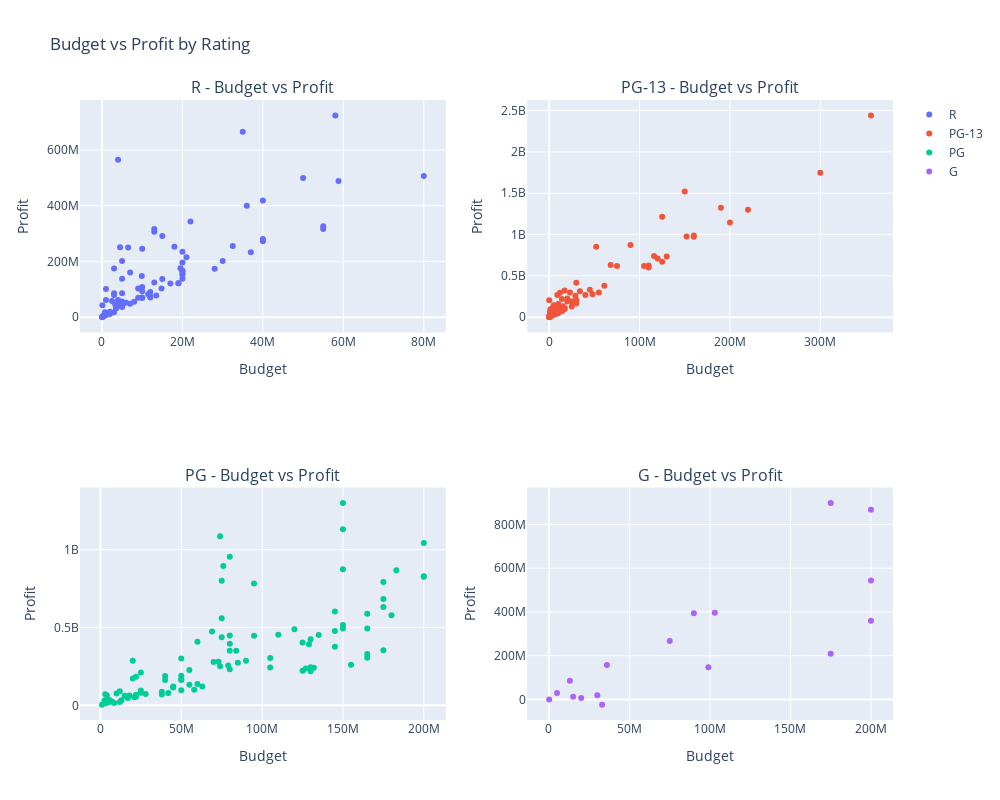

Source (notebook cell):
### Code cell
r_rating = top_100[top_100['rating'] == 'R'].head(100)
pg13_rating = top_100[top_100['rating'] == 'PG-13'].head(100)
pg_rating = top_100[top_100['rating'] == 'PG'].head(100)
g_rating = top_100[top_100['rating'] == 'G'].head(100)

fig = make_subplots(
    rows=2, cols=2,
    subplot_titles=('R - Budget vs Profit', 'PG-13 - Budget vs Profit', 'PG - Budget vs Profit',
                    'G - Budget vs Profit'))

fig.add_trace(go.Scatter(x=r_rating['budget'], y=r_rating['Profit'], 
                         mode='markers', name='R', hovertext=r_rating['title']), 
                         row=1, col=1)

fig.add_trace(go.Scatter(x=pg13_rating['budget'], y=pg13_rating['Profit'], 
                         mode='markers', name='PG-13', hovertext=pg13_rating['title']), 
                         row=1, col=2)

fig.add_trace(go.Scatter(x=pg_rating['budget'], y=pg_rating['Profit'], 
                         mode='markers', name='PG', hovertext=pg_rating['title']), 
                         row=2, col=1)

fig.add_trace(go.Scatter(x=g_rating['budget'], y=g_rating['Profit'], 
                         mode='markers', name='G', hovertext=g_rating['title']), 
                         row=2, col=2)

fig.update_xaxes(title_text="Budget", row=1, col=1)
fig.update_xaxes(title_text="Budget", row=1, col=2)
fig.update_xaxes(title_text="Budget", row=2, col=1)
fig.update_xaxes(title_text="Budget", row=2, col=2)

fig.update_yaxes(title_text="Profit", row=1, col=1)
fig.update_yaxes(title_text="Profit", row=1, col=2)
fig.update_yaxes(title_text="Profit", row=2, col=1)
fig.update_yaxes(title_text="Profit", row=2, col=2)

fig.update_layout(height=800, width=1000,
                  title_text="Budget vs Profit by Rating")

fig.show()

### Figure 1 — Plotly figure (JSON) as saved in the notebook; plotly's stock layout.template omitted (floating-point values rounded to 4 significant figures)
{"data": [{"hovertext": ["The Gallows", "Fifty Shades of Grey", "The Devil Inside", "Unfriended", "Paranormal Activity 2", "Get Out", "Paranormal Activity 3", "Annabelle", "The Purge", "Paranormal Activity 4", "Sinister", "Black Swan", "Halloween", "Your Sister's Sister", "Dope", "The Conjuring", "A Haunted House", "Magic Mike", "Annabelle: Creation", "It", "A Ghost Story", "Paranormal Activity: The Marked Ones", "The Nun", "Moonlight", "Unfriended: Dark Web", "Sleight", "Don't Breathe", "Neighbors", "Whiplash", "Hello, My Name Is Doris", "Deadpool", "The Boy Next Door", "Us", "The Purge: Anarchy", "Ma", "Boyhood", "A Star Is Born", "Grandma", "The Purge: Election Year", "The Gift", "The Witch", "Lucy", "The Big Sick", "Silver Linings Playbook", "Dallas Buyers Club", "Ted", "No Escape", "It Follows", "Bad Teacher", "The Sessions", "The First Purge", "Call Me by Your Name", "Jigsaw", "Bellflower", "Monsters", "Meet the Blacks", "Jackass Presents: Bad Grandpa", "The Shape of Water", "The Kids Are All Right", "Buried", "Ready or Not", "Unsane", "12 Years a Slave", "American Sniper", "Bad Moms", "Blair Witch", "Oculus", "Bridesmaids", "The Descendants", "Manchester by the Sea", "Jackass 3D", "Project X", "As Above, So Below", "I Am Not Your Negro", "Silent House", "Dirty Grandpa", "Let's Be Cops", "Tangerine", "The Conjuring 2", "Hereditary", "Magic Mike XXL", "Begin Again", "End of Watch", "Hustlers", "Paranormal Activity: The Ghost Dimension", "Resident Evil: The Final Chapter", "Annabelle Comes Home", "Sausage Party", "Girls Trip", "The Hangover Part II", "We're the Millers", "About Time", "Straight Outta Compton", "K-12", "Before Midnight", "Fifty Shades Darker", "Act of Valor", "Winter's Bone", "Crawl", "Fifty Shades Freed"], "mode": "markers", "name": "R", "type": "scatter", "x": [100000, 4000000, 1000000, 1000000, 3000000, 4500000, 5000000, 6500000, 3000000, 5000000, 3000000, 13000000, 10000000, 125000, 700000, 13000000, 2500000, 7000000, 15000000, 35000000, 100000, 5000000, 22000000, 4000000, 1000000, 250000, 9900000, 18000000, 3300000, 1000000, 58000000, 4000000, 20000000, 9000000, 5000000, 4000000, 36000000, 600000, 10000000, 5000000, 3500000, 40000000, 5000000, 21000000, 5000000, 50000000, 5000000, 2000000, 20000000, 1000000, 13000000, 4000000, 10000000, 17000, 500000, 900000, 15000000, 19500000, 3500000, 1987650, 6000000, 1500000, 20000000, 58800000, 20000000, 5000000, 5000000, 32500000, 20000000, 9000000, 20000000, 12000000, 5000000, 1000000, 2000000, 11500000, 17000000, 100000, 40000000, 10000000, 14800000, 8000000, 7000000, 20000000, 10000000, 40000000, 30000000, 19000000, 19000000, 80000000, 37000000, 12000000, 28000000, 50000, 3000000, 55000000, 12000000, 2000000, 13500000, 55000000], "xaxis": "x", "y": [42864410, 565651467, 100758490, 61882090, 174512032, 250907969, 202039844, 250547661, 86328627, 137802657, 79515113, 316398046, 245485178, 3117802, 17286781, 306494638, 57659584, 160739368, 291515884, 665381748, 1851683, 85894962, 343550119, 61336603, 15024987, 3739705, 147930487, 252665134, 45682041, 13659448, 724612155, 48425855, 235184580, 102928365, 56105672, 44137666, 400188866, 6605073, 108587880, 53978653, 36923945, 418863600, 51411585, 215412453, 50736588, 499368315, 49418872, 19528593, 196197492, 9656155, 124056262, 37887595, 92952888, 155935, 4560438, 8197072, 136826547, 175833312, 31205850, 17452114, 51615777, 12793601, 167733202, 488626372, 163936074, 40173154, 39446287, 255883523, 157243185, 69988148, 151685792, 90731865, 36898409, 7345298, 14527747, 82573028, 121224951, 714868, 280392818, 70200936, 103013057, 55464861, 48078146, 137563598, 68903124, 272242626, 201252591, 121705322, 121552359, 506764305, 232994119, 75100449, 173634991, 309377, 17994648, 326545846, 70497035, 11796834, 78042097, 316985018], "yaxis": "y"}, {"hovertext": ["Arrival", "Catfish", "The Quiet Ones", "Snow Flower and the Secret Fan", "Searching", "Insidious", "The Woman in Black 2: Angel of Death", "The Last Exorcism", "Courageous", "Split", "Lights Out", "Truth or Dare", "Happy Death Day", "The Fault in Our Stars", "Ouija", "A Quiet Place", "The Visit", "Another Earth", "Bohemian Rhapsody", "Escape Room", "The Imitation Game", "Insidious: The Last Key", "Like Crazy", "La La Land", "Green Book", "The Best Exotic Marigold Hotel", "Life in a Day", "Winchester", "Glass", "The Grace Card", "Beasts of the Southern Wild", "The Lazarus Effect", "Lion", "47 Meters Down", "Insidious: Chapter 3", "Jurassic World", "Harry Potter and the Deathly Hallows: Part 2", "Jumanji: Welcome to the Jungle", "Me Before You", "Book Club", "The Twilight Saga: Eclipse", "The Maze Runner", "Pitch Perfect 2", "Mama", "Easy A", "The Hunger Games", "Ouija: Origin of Evil", "Hunt for the Wilderpeople", "Still Alice", "The Iron Lady", "The Artist", "The Help", "Chronicle", "Philomena", "Taken 2", "The Theory of Everything", "Furious 7", "Think Like a Man", "Dark Skies", "Crazy Rich Asians", "Avengers: Endgame", "Knives Out", "Loving Vincent", "The Woman in Black", "Overboard", "Countdown", "Captain Marvel", "Venom", "10 Cloverfield Lane", "Les Misérables", "Aquaman", "Happy Death Day 2U", "Love & Friendship", "Paper Towns", "Spider-Man: Far from Home", "If I Stay", "The Shallows", "The Avengers", "Lowriders", "The Twilight Saga: Breaking Dawn - Part 2", "Gravity", "Avengers: Infinity War", "Taken 3", "Pitch Perfect", "Black Panther", "Skyline", "Deadpool 2", "The Hunger Games: Catching Fire", "The Vow", "The Twilight Saga: Breaking Dawn - Part 1", "Jojo Rabbit", "The Boy", "Murder on the Orient Express", "House at the End of the Street", "Jumanji: The Next Level", "Devil", "Everything, Everything", "Ride Along", "Gifted", "The Possession"], "mode": "markers", "name": "PG-13", "type": "scatter", "x": [10000, 30000, 200000, 134005, 1000000, 1500000, 1000000, 1800000, 1000000, 9000000, 4900000, 3500000, 4800000, 12000000, 5000000, 17000000, 5000000, 100000, 52000000, 9000000, 14000000, 10000000, 250000, 30000000, 23000000, 10000000, 45202, 3500000, 20000000, 200000, 1800000, 3300000, 12000000, 5500000, 10000000, 150000000, 125000000, 90000000, 20000000, 10000000, 68000000, 34000000, 29000000, 15000000, 8000000, 75000000, 9000000, 2500000, 5000000, 13000000, 15000000, 25000000, 15000000, 12000000, 45000000, 15000000, 190000000, 12000000, 3500000, 30000000, 356000000, 40000000, 5500000, 17000000, 12000000, 6500000, 152000000, 116000000, 15000000, 61000000, 160000000, 9000000, 3000000, 12000000, 160000000, 11000000, 17000000, 220000000, 916000, 120000000, 105000000, 300000000, 48000000, 17000000, 200000000, 10000000, 110000000, 130000000, 30000000, 110000000, 14000000, 10000000, 55000000, 6900000, 125000000, 10000000, 10000000, 25000000, 7000000, 14000000], "xaxis": "x2", "y": [203378186, 3503711, 17635162, 11214200, 74462037, 98057032, 47854305, 67632527, 34185884, 269454358, 143968835, 91830493, 120679266, 295166834, 98590271, 323939361, 93450062, 1838783, 851655259, 146712077, 219555708, 157885588, 3481489, 416486224, 298752656, 126836156, 561967, 40519588, 226999039, 2230735, 19307746, 35056892, 128312928, 56687529, 102983889, 1520400637, 1216511219, 872077546, 188314186, 94438188, 630491347, 314319861, 258144079, 131428180, 67026216, 619394724, 72705746, 20019390, 39779195, 102890699, 118432856, 191639112, 111636097, 88129872, 331141306, 108726688, 1325047671, 84070507, 24358103, 208532921, 2441800564, 269232797, 36687665, 111955898, 79244913, 41521766, 976274794, 740085151, 95216998, 380809770, 988461807, 55600152, 18401949, 73512300, 971927996, 67274843, 102100758, 1298812988, 5396033, 709746820, 618192705, 1748359754, 278479141, 98350426, 1146913161, 56984887, 624546611, 735011746, 166114570, 602205856, 76335025, 54188367, 297789811, 37387131, 671575993, 52695489, 51621140, 129468902, 36046590, 71446075], "yaxis": "y2"}, {"hovertext": ["War Room", "A Beautiful Day in the Neighborhood", "Minions", "Wonder", "2016: Obama's America", "Despicable Me 3", "Despicable Me 2", "The Secret Life of Pets", "Frozen II", "Downton Abbey", "Hidden Figures", "A Dog's Purpose", "Ice Age: Continental Drift", "The Second Best Exotic Marigold Hotel", "Frozen", "Heaven Is for Real", "Sing", "Despicable Me", "The Lego Movie", "Show Dogs", "Peter Rabbit", "The Grinch", "Zootopia", "Hotel Transylvania 3: Summer Vacation", "Incredibles 2", "Hotel Transylvania 2", "Aladdin", "Cinderella", "Paddington 2", "The Jungle Book", "An Inconvenient Sequel: Truth to Power", "The Secret Life of Pets 2", "The Greatest Showman", "Finding Dory", "Madagascar 3: Europe's Most Wanted", "Paddington", "Alice in Wonderland", "The Smurfs", "The Addams Family", "Diary of a Wimpy Kid", "Life of Pi", "The Lorax", "God's Not Dead 2", "Inside Out", "The Angry Birds Movie", "Parental Guidance", "Planes", "Forever My Girl", "Miracles from Heaven", "Coco", "Shrek Forever After", "A Dog's Way Home", "Kung Fu Panda 2", "The SpongeBob Movie: Sponge Out of Water", "Norm of the North", "The Emoji Movie", "The Croods", "How to Train Your Dragon 2", "Moana", "Puss in Boots", "Shaun the Sheep Movie", "Into the Woods", "Journey 2: The Mysterious Island", "The Boss Baby", "Hotel Transylvania", "Maleficent", "Spider-Man: Into the Spider-Verse", "The Hundred-Foot Journey", "How to Train Your Dragon: The Hidden World", "Big Hero 6", "The Lego Batman Movie", "Ice Age: Collision Course", "God's Not Dead", "The Muppets", "Alexander and the Terrible, Horrible, No Good, Very Bad Day", "Kung Fu Panda 3", "Johnny English Reborn", "Earth to Echo", "Diary of a Wimpy Kid: Dog Days", "Diary of a Wimpy Kid: Rodrick Rules", "Mr. Popper's Penguins", "The Smurfs 2", "Captain Underpants: The First Epic Movie", "Smurfs: The Lost Village", "Ralph Breaks the Internet", "How to Train Your Dragon", "Planes: Fire & Rescue", "Hop", "The Nut Job", "The Adventures of Tintin", "Night at the Museum: Secret of the Tomb", "Wreck-It Ralph", "Penguins of Madagascar", "Paul Blart: Mall Cop 2", "Trolls", "Middle School: The Worst Years of My Life", "Goosebumps", "Katy Perry: Part of Me", "Mary Poppins Returns", "The Chronicles of Narnia: The Voyage of the Dawn Treader"], "mode": "markers", "name": "PG", "type": "scatter", "x": [3000000, 4000000, 74000000, 20000000, 2500000, 80000000, 76000000, 75000000, 150000000, 20000000, 25000000, 22000000, 95000000, 10000000, 150000000, 12000000, 75000000, 69000000, 60000000, 5500000, 50000000, 75000000, 150000000, 80000000, 200000000, 80000000, 183000000, 95000000, 40000000, 175000000, 1000000, 80000000, 84000000, 200000000, 145000000, 55000000, 200000000, 110000000, 40000000, 15000000, 120000000, 70000000, 5000000, 175000000, 73000000, 25000000, 50000000, 3500000, 16000000, 175000000, 165000000, 18000000, 150000000, 74000000, 7000000, 50000000, 135000000, 145000000, 150000000, 130000000, 25000000, 50000000, 79000000, 125000000, 85000000, 180000000, 90000000, 22000000, 129000000, 165000000, 80000000, 105000000, 17000000, 45000000, 28000000, 145000000, 45000000, 13000000, 22000000, 21000000, 55000000, 105000000, 38000000, 60000000, 175000000, 165000000, 50000000, 63000000, 42000000, 130000000, 127000000, 165000000, 132000000, 38000000, 125000000, 8500000, 58000000, 12000000, 130000000, 155000000], "xaxis": "x3", "y": [70267874, 63760877, 1085398397, 285937718, 30949086, 954799409, 894766005, 800457937, 1300026933, 172949437, 210956898, 183035819, 782244782, 75978266, 1130802282, 89888019, 559151679, 474113985, 408060692, 33656854, 301266433, 436595957, 873784195, 448583774, 1042805359, 394800000, 867693953, 447351353, 187978523, 791550600, 4433926, 350051293, 350993183, 828570889, 601921274, 227370135, 825467110, 453749323, 163044905, 61196538, 489016565, 278840316, 19487848, 682611174, 279333929, 94772232, 189258712, 12876066, 57983003, 632082196, 587600867, 62708134, 515692281, 251186032, 23734502, 167776646, 452204668, 476537519, 493331111, 424987477, 81209378, 162902372, 256260290, 402965936, 273375603, 578410378, 285540831, 67514453, 392799505, 492827828, 231950384, 303579038, 47667874, 120184237, 72654149, 376170825, 115078586, 32681062, 55229695, 51526996, 132361754, 242545360, 87427681, 137183546, 354323962, 329878759, 96965787, 120953723, 78885527, 243993951, 236204635, 306222889, 241515621, 69588225, 221864462, 14816139, 100260952, 20726956, 219537494, 260686217], "yaxis": "y3"}, {"hovertext": ["Justin Bieber: Never Say Never", "Chimpanzee", "Toy Story 4", "Rio", "Gnomeo & Juliet", "Toy Story 3", "Rio 2", "Alvin and the Chipmunks: Chipwrecked", "Monsters University", "Cars 2", "The Peanuts Movie", "Cars 3", "Ramona and Beezus", "Winnie the Pooh", "Khumba", "The Young and Prodigious T.S. Spivet", "Logan"], "mode": "markers", "name": "G", "type": "scatter", "x": [13000000, 5000000, 175000000, 90000000, 36000000, 200000000, 103000000, 75000000, 200000000, 200000000, 99000000, 175000000, 15000000, 30000000, 20000000, 33000000, 135000], "xaxis": "x4", "y": [86036827, 29823764, 898394593, 393866518, 157967670, 866969703, 395781117, 267695435, 543559607, 359852396, 147233113, 208930656, 12293743, 19871429, 7187375, -23505211, -127863], "yaxis": "y4"}], "layout": {"annotations": [{"font": {"size": 16}, "showarrow": false, "text": "R - Budget vs Profit", "x": 0.225, "xanchor": "center", "xref": "paper", "y": 1, "yanchor": "bottom", "yref": "paper"}, {"font": {"size": 16}, "showarrow": false, "text": "PG-13 - Budget vs Profit", "x": 0.775, "xanchor": "center", "xref": "paper", "y": 1, "yanchor": "bottom", "yref": "paper"}, {"font": {"size": 16}, "showarrow": false, "text": "PG - Budget vs Profit", "x": 0.225, "xanchor": "center", "xref": "paper", "y": 0.375, "yanchor": "bottom", "yref": "paper"}, {"font": {"size": 16}, "showarrow": false, "text": "G - Budget vs Profit", "x": 0.775, "xanchor": "center", "xref": "paper", "y": 0.375, "yanchor": "bottom", "yref": "paper"}], "height": 800, "title": {"text": "Budget vs Profit by Rating"}, "width": 1000, "xaxis": {"anchor": "y", "domain": [0, 0.45], "title": {"text": "Budget"}}, "xaxis2": {"anchor": "y2", "domain": [0.55, 1], "title": {"text": "Budget"}}, "xaxis3": {"anchor": "y3", "domain": [0, 0.45], "title": {"text": "Budget"}}, "xaxis4": {"anchor": "y4", "domain": [0.55, 1], "title": {"text": "Budget"}}, "yaxis": {"anchor": "x", "domain": [0.625, 1], "title": {"text": "Profit"}}, "yaxis2": {"anchor": "x2", "domain": [0.625, 1], "title": {"text": "Profit"}}, "yaxis3": {"anchor": "x3", "domain": [0, 0.375], "title": {"text": "Profit"}}, "yaxis4": {"anchor": "x4", "domain": [0, 0.375], "title": {"text": "Profit"}}}}
